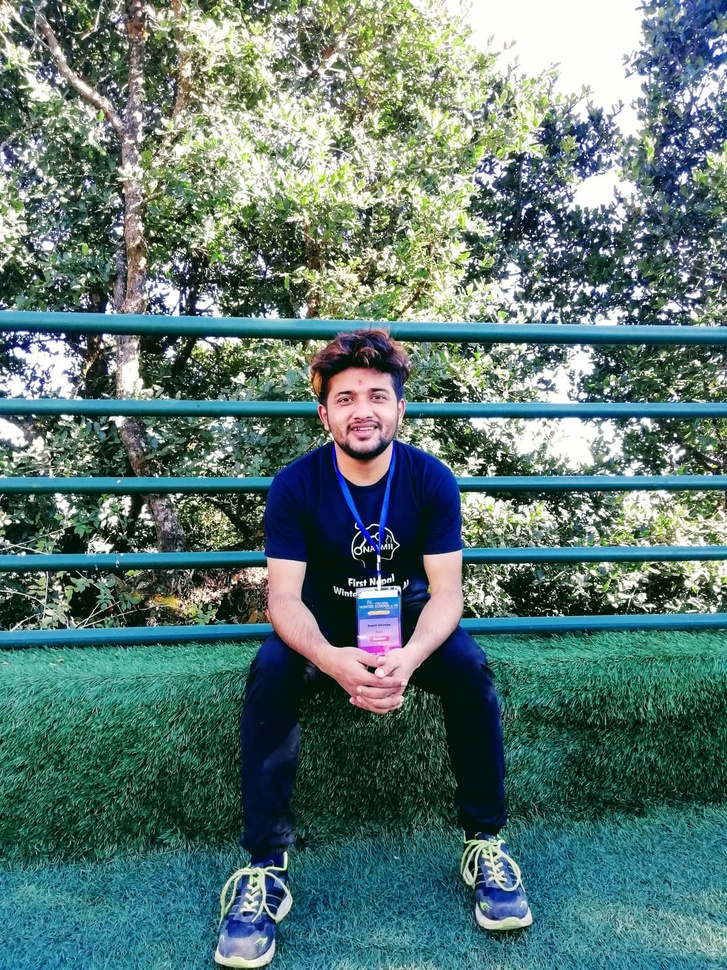
#> input picture img.jpg, 727 x 970 px, shrunk from 1170 x 1560 before the run
$ jupyter execute --allow-errors nextOne.ipynb   (shell and % lines are left out)
#> lines starting #> are read from the running program, lines starting #| are printed output that depends on the picture
[cell 1]
from sklearn.cluster import KMeans
from sklearn.cluster import MiniBatchKMeans
import numpy as np
import cv2
import os

[cell 2]
image1read = cv2.imread('img.jpg')
#> image1read is the input picture: shape (970, 727, 3); mean B, G, R 115.6, 119.9, 91.7

[cell 3]
(h1, w1) = image1read.shape[:2]
#> h1 = 970; w1 = 727

[cell 4]
print(h1, w1)
#| 970 727

[cell 5]
image1 = cv2.cvtColor(image1read, cv2.COLOR_BGR2LAB)
#> image1: shape (970, 727, 3); mean of channels 0, 1, 2 120.4, 119.1, 127.5

[cell 6]
import matplotlib.pyplot as plt

[cell 7]
# cv2.imshow('Image',image1)

[cell 8]
plt.imshow(image1)

[cell 9]
image1 = image1.reshape((image1.shape[0] * image1.shape[1], 3))

[cell 10]
clt = KMeans(n_clusters = 6)

[cell 11]
labels1 = clt.fit_predict(image1)
quant1 = clt.cluster_centers_.astype("uint8")[labels1]

#> (a cell that did not finish here is left out)

#> (a cell that did not finish here is left out)

[cell 14]
quant1 = quant1.reshape((h1, w1, 3))
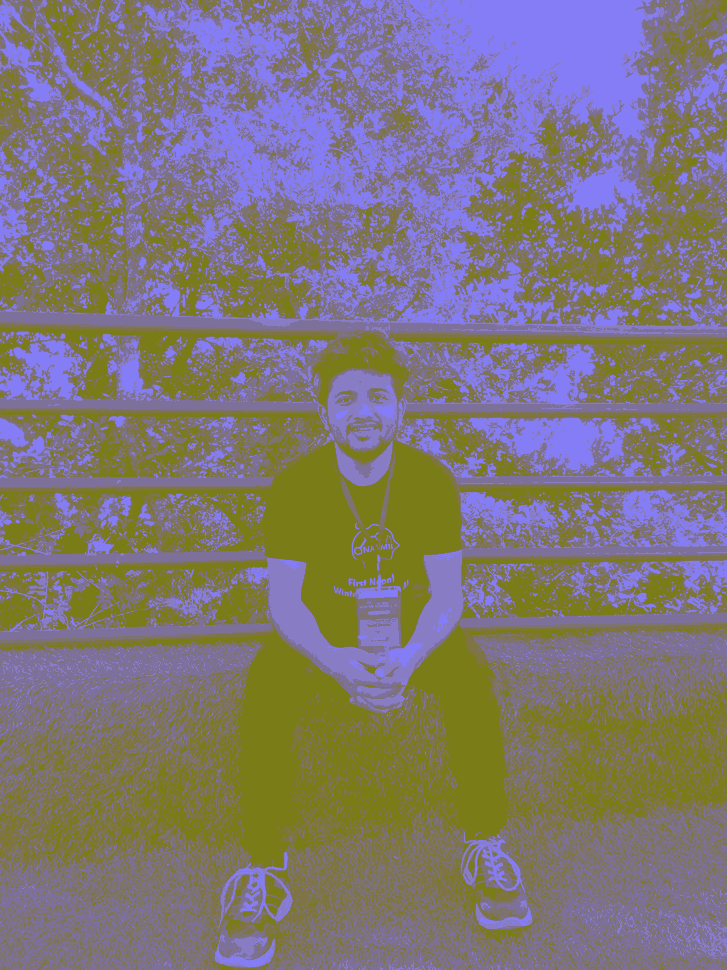
#> quant1: shape (970, 727, 3); mean of channels 0, 1, 2 120, 118.7, 127; drawn as B, G, R
image1 = image1.reshape((h1, w1, 3))

#> (a cell that did not finish here is left out)

#> (a cell that did not finish here is left out)

[cell 17]
quant1 = cv2.cvtColor(quant1, cv2.COLOR_LAB2BGR)
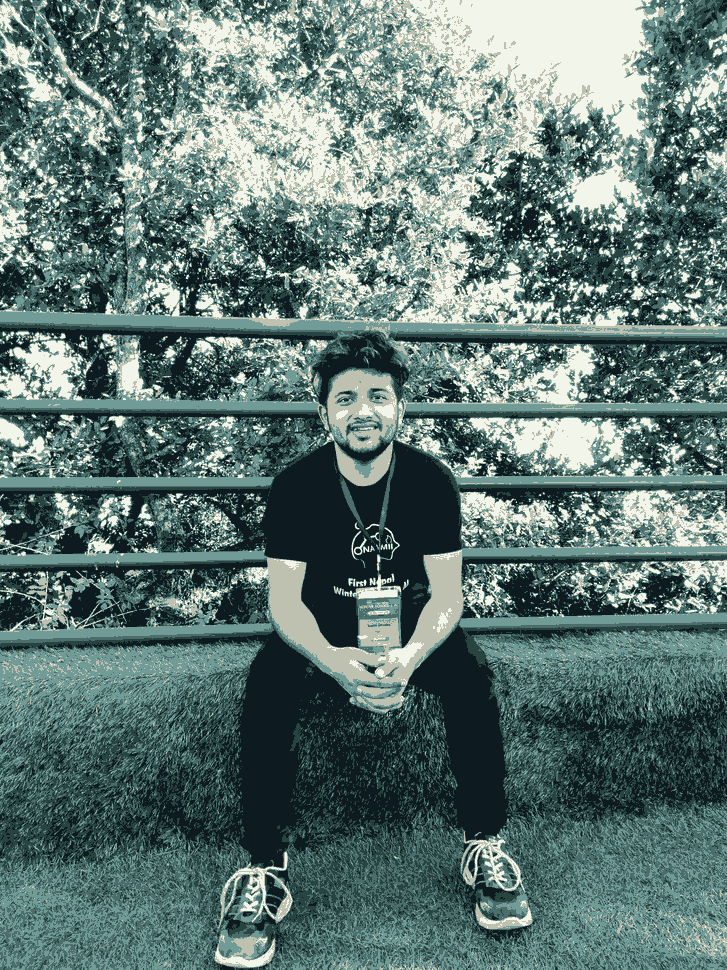
#> quant1: shape (970, 727, 3); mean B, G, R 116, 119.9, 96
image1 = cv2.cvtColor(image1, cv2.COLOR_LAB2BGR)

#> (the rest of this cell did not finish here and is left out)
